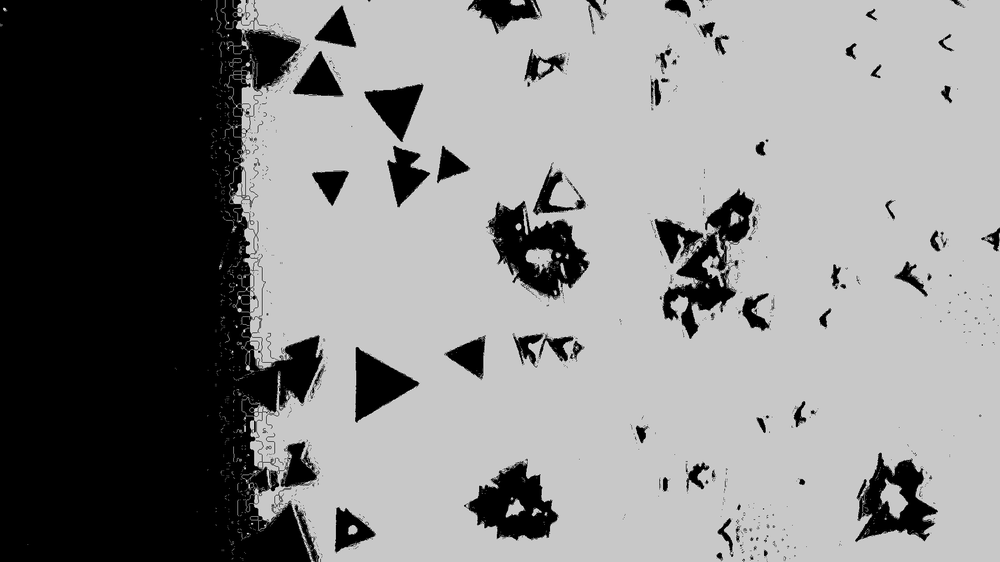
#> input picture img/preprocessed/sample02/L9_50x_1_leftup_2_pro.png, 1000 x 562 px, shrunk from 1920 x 1080 before the run; its folder holds only this picture in this run
$ python main.py   (older library calls are emulated)
#> lines starting #> are read from the running program, lines starting #| are printed output that depends on the picture; after the words box and inside, x2 and y2 are one past the last pixel; in counts of white or black regions, pixels touching at a corner belong together; long printed decimals are rounded
### folders_operation.py
import os


# [8 lines left out: function mkdir, not called in this run]


def file_name(file_dir):
#> called with file_dir = 'img/original/sample02'
    filenames = []
    for root, dirs, files in os.walk(file_dir):
        folder = str(root) + str(dirs)[:-2] + '/'
        for file in files:
            file_type = file[-4:]
            if file_type == '.png' or file_type == '.tif':
                filenames.append(folder+str(file))
    return filenames

### preprocessing.py
# -*- coding:utf-8 -*-
import cv2
import numpy as np


def preprocess_img(filename):

    """
    Get binary image
    """
    # Load image
    img = cv2.imread(filename)
#> img is the input picture: shape (562, 1000, 3); min 0, max 255, mean 134.5

    # Change the color space from RGB to GRAY
    GrayImage = cv2.cvtColor(img, cv2.COLOR_BGR2GRAY)

    # Median blur
    GrayImage = cv2.medianBlur(GrayImage, 5)
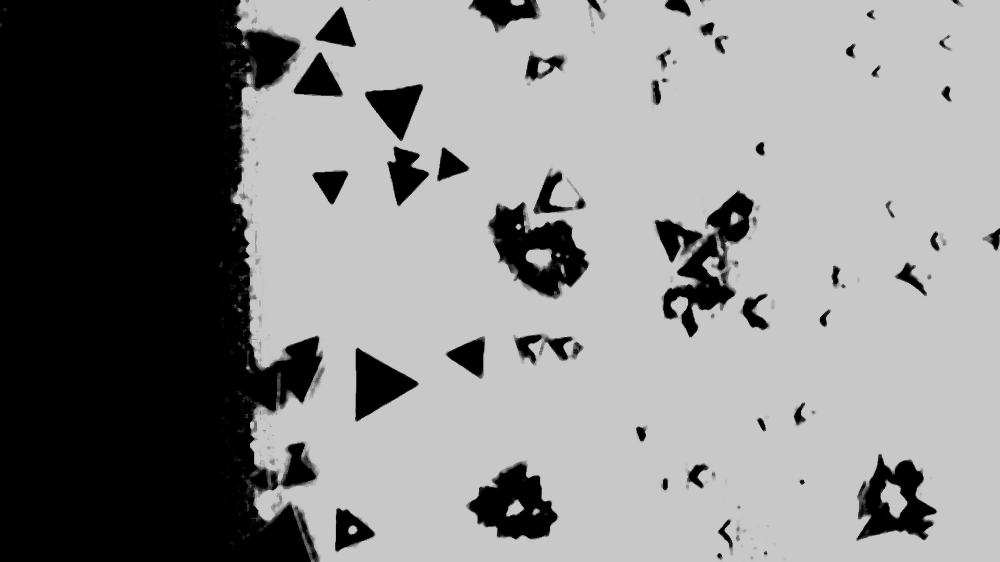
#> GrayImage: shape (562, 1000); min 0, max 210, mean 134.6

    # Contrast enhancement (Laplace)
    kernel = np.array([
        [0, -1, 0],
        [-1, 5, -1],
        [0, -1, 0]
    ])
    GrayImage = cv2.filter2D(GrayImage, cv2.CV_8UC3, kernel)

    # Get the binary image out of a grayscale image.
    # ret, th1 = cv2.threshold(GrayImage, 115, 200, cv2.THRESH_BINARY_INV)
    ret, th1 = cv2.threshold(GrayImage, 115, 200, cv2.THRESH_BINARY)
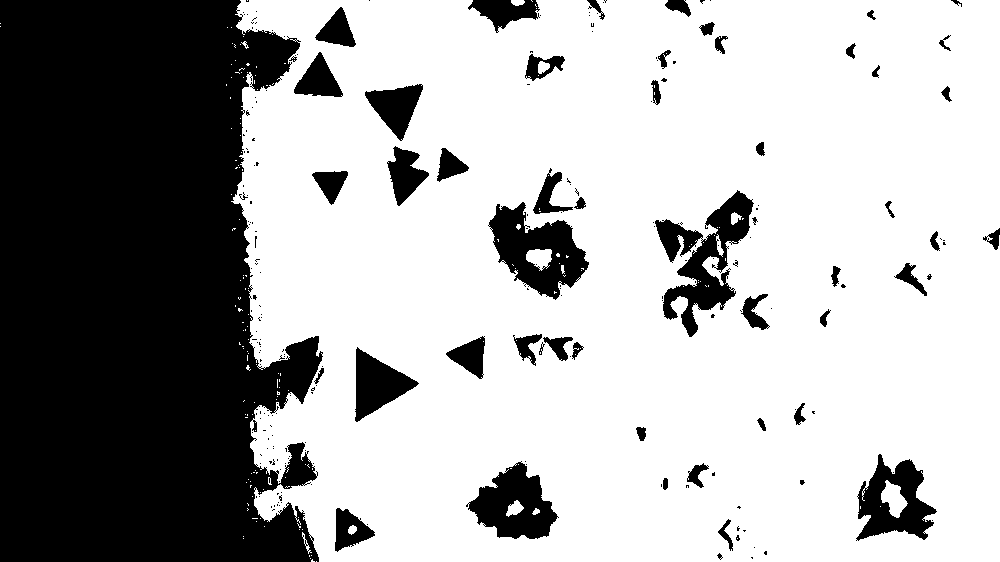
#> th1: shape (562, 1000); values 0 (black) and 200 (white), 67.1% white; 231 black regions (178 under 20 px), largest, box (x1, y1, x2, y2) and area: (0, 0, 323, 562) 148801, (655, 190, 754, 337) 5436, (488, 202, 589, 300) 4969
    filename_pro = 'img/preprocessed/' + filename[13:-4] + '_pro.png'

    cv2.imwrite(filename_pro, th1)

    return filename_pro

### shape_analysis.py
# -*- coding:utf-8 -*-
import cv2 as cv
import numpy as np
import matplotlib.pyplot as plt


def triangle_filter(side1, side2, side3):

    """ Judge the approximate equilateral triangle """

    error1 = np.abs(side1 - side2)
    error2 = np.abs(side1 - side3)
    error3 = np.abs(side2 - side3)
    if (error1 + error2 + error3) > (0.1 * (side1 + side2 + side3)):
        return False
    else:
        return True


def calculate_triangle_perimeter(corner1, corner2, corner3):

    """ Calculate the perimeter of triangle """

    side1_length = np.sqrt((corner1[0][0] - corner2[0][0]) ** 2 + (corner1[0][1] - corner2[0][1]) ** 2)
    side2_length = np.sqrt((corner1[0][0] - corner3[0][0]) ** 2 + (corner1[0][1] - corner3[0][1]) ** 2)
    side3_length = np.sqrt((corner2[0][0] - corner3[0][0]) ** 2 + (corner2[0][1] - corner3[0][1]) ** 2)
    triangle_perimeter = side1_length + side2_length + side3_length
    return side1_length, side2_length, side3_length, triangle_perimeter


def draw_text_info(shapes, image):

    """ Draw the index of triangle and the number of triangle on the picture """

    c1 = shapes['triangle']
    cv.putText(image, "triangle: " + str(c1), (50, 70), cv.FONT_HERSHEY_PLAIN, 5, (0, 0, 255), 2)
    return image


def analysis(shapes, original_img, precessed_img):

    """ Analyze triangles in the picture """

    # Load the image.
    result = cv.imread(original_img)
    frame = cv.imread(precessed_img)

    # Perimeter of each triangle.
    perimeters = []

    # h, w, ch = frame.shape
    # result = np.zeros((h, w, ch), dtype=np.uint8)
    # result = cv.imread()

    # Get the binary image
    gray = cv.cvtColor(frame, cv.COLOR_BGR2GRAY)
    ret, binary = cv.threshold(gray, 0, 255, cv.THRESH_BINARY_INV | cv.THRESH_OTSU)
#> binary: shape (562, 1000); 32.9% white; 231 white regions (178 under 20 px)
#> ret = 0

    # edge = cv.Canny(binary, 50, 150)

    # Find all contours in the image.
    # out_binary, contours, hierarchy = cv.findContours(binary, cv.RETR_EXTERNAL, cv.CHAIN_APPROX_SIMPLE)
    contours, hierarchy = cv.findContours(binary, cv.RETR_EXTERNAL, cv.CHAIN_APPROX_SIMPLE)
#> contours = 228 contours, 180 with area under 20; largest, box (x1, y1, x2, y2) and area: (0, 0, 323, 562) 147987, (488, 202, 589, 300) 5268, (655, 190, 754, 337) 5238, (466, 461, 559, 539) 4088, (856, 454, 937, 541) 4034

    print("Start to detect triangle shape...\n")

    for cnt in range(len(contours)):

        # Find triangle using approximation method.
        epsilon = 0.023 * cv.arcLength(contours[cnt], True)
        approx = cv.approxPolyDP(contours[cnt], epsilon, True)

        # Analyze the shape.
        corners = len(approx)

        if corners == 3:
            # Save the number of triangles.
            count = shapes['triangle']

            corner1 = approx[0]
            corner2 = approx[1]
            corner3 = approx[2]

            # Calculate the perimeter.
            # p = cv.arcLength(contours[cnt], True)
            s1, s2, s3, p = calculate_triangle_perimeter(corner1, corner2, corner3)

            flag = triangle_filter(s1, s2, s3)

            if p > 50 and flag:
                count = count + 1
                shapes['triangle'] = count
                perimeters.append(p)

                # Draw the contour.
                # cv.drawContours(result, contours, cnt, (0, 0, 255), 2)
                corner1 = (corner1[0][0], corner1[0][1])
                corner2 = (corner2[0][0], corner2[0][1])
                corner3 = (corner3[0][0], corner3[0][1])
                cv.line(result, corner1, corner2, (0, 0, 255), thickness=2)
                cv.line(result, corner1, corner3, (0, 0, 255), thickness=2)
                cv.line(result, corner2, corner3, (0, 0, 255), thickness=2)

                # Give the label of each triangle.
                mm = cv.moments(contours[cnt])
                cx = int(mm['m10'] / mm['m00'])
                cy = int(mm['m01'] / mm['m00'])
                cv.putText(result, str(len(perimeters)), (cx, cy), cv.FONT_HERSHEY_PLAIN, 5, (0, 0, 255), 2)
#> this loop made 228 passes
#> (epsilon, corners, count, corner1, corner2, corner3, side1_length in calculate_triangle_perimeter, side2_length in calculate_triangle_perimeter) on passes 1, 6, 23: (0.0785, 3, 0, [[751, 557]], [[752, 558]], [[752, 557]], 1.41, 1), (0.111, 3, 0, [[743, 530]], [[744, 531]], [[745, 530]], 1.41, 2), (0.0785, 3, 0, [[278, 493]], [[277, 493]], [[277, 494]], 1, 1.41)
#> (epsilon, corners, count, corner1, corner2, corner3, s1, s2) on passes 87, 160, 181, 192, 217: (5.3, 3, 1, (357, 347), (356, 421), (418, 383), 74.01, 70.83), (2.64, 3, 2, (346, 171), (312, 174), (331, 204), 34.13, 36.25), (4.44, 3, 3, (421, 84), (365, 92), (400, 140), 56.57, 59.81), (3.63, 3, 4, (319, 52), (294, 92), (341, 96), 47.17, 49.19), (2.97, 3, 5, (340, 7), (315, 37), (353, 46), 39.05, 41.11)
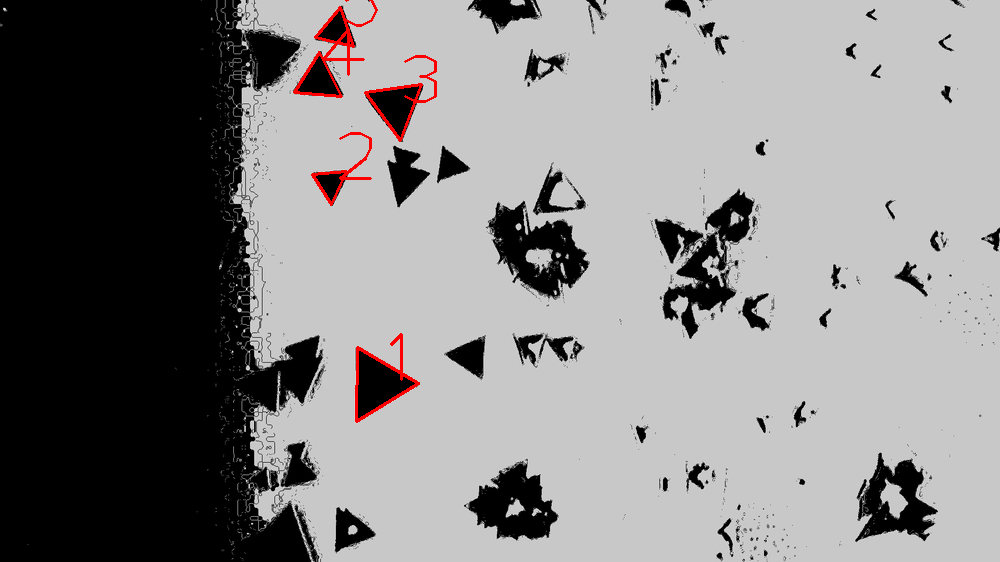
#> result: shape (562, 1000, 3); 0.62% of pixels changed, all inside (x1, y1, x2, y2) = (293, 0, 437, 423)
#> after the loop, perimeters = [217.6, 105.9, 175.8, 143.5, 119.2]; shapes = {'triangle': 5}

    # Save the result image.
    filename_result = 'img/result/' + precessed_img[17:-8] + '_result.png'
    cv.imwrite(filename_result, draw_text_info(shapes, result))
#> in draw_text_info, `c1 = shapes['triangle']`: c1 = 5

    return perimeters

### main.py
# -*- coding:utf-8 -*-
import pandas as pd
import numpy as np
from preprocessing import preprocess_img
from shape_analysis import analysis
from folders_operation import mkdir, file_name

# [8 lines of commented-out code are left out]
original_images = file_name('img/original/sample02')
perimeters_all = []
for image in original_images:
    shapes = {'triangle': 0}
    image_preprocessed = preprocess_img(image)

    perimeters = analysis(shapes, image, image_preprocessed)
#> perimeters = [217.6, 105.9, 175.8, 143.5, 119.2]
    print('************ ' + image + ' ************')
    print("The total number of triangles is ", len(perimeters))
#| The total number of triangles is  5
    print('Perimeters are ')
    print(perimeters)
#| [217.556, 105.892, 175.782, 143.533, 119.212]
    perimeters_all.append(perimeters)

# Calculate the real length.
pass

# Save data to excel
result = pd.DataFrame(perimeters_all)
#> result = table of 1 rows and 5 columns
result.index = original_images
columns_name = np.arange(1, len(result.loc[original_images[0]]) + 1, 1)
#> columns_name = [1, 2, 3, 4, 5]
result.columns = columns_name

file_path = original_images[0]
file_path = 'data/' + file_path[13:21] + '.xlsx'
#> (the run stopped early here; a loop or call above may not have finished)
